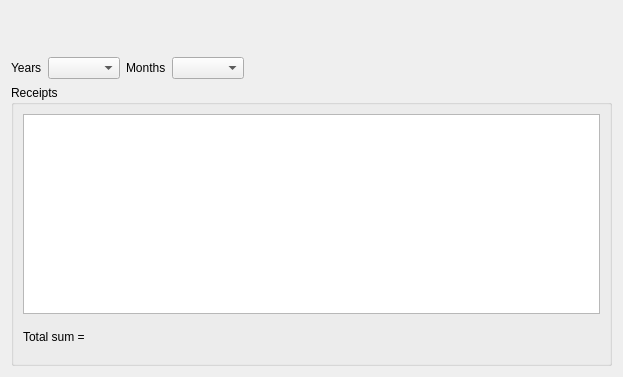
<?xml version="1.0" encoding="UTF-8"?>
<ui version="4.0">
 <class>Account::LedgerViewerWidget</class>
 <widget class="QWidget" name="Account::LedgerViewerWidget">
  <property name="geometry">
   <rect>
    <x>0</x>
    <y>0</y>
    <width>623</width>
    <height>377</height>
   </rect>
  </property>
  <property name="windowTitle">
   <string>Ledger</string>
  </property>
  <layout class="QGridLayout" name="gridLayout_3">
   <item row="0" column="0">
    <layout class="QGridLayout" name="gridLayout_2">
     <item row="0" column="0" colspan="6">
      <widget class="QFrame" name="menuFrame">
       <property name="minimumSize">
        <size>
         <width>0</width>
         <height>40</height>
        </size>
       </property>
       <property name="maximumSize">
        <size>
         <width>16777215</width>
         <height>40</height>
        </size>
       </property>
       <property name="frameShape">
        <enum>QFrame::NoFrame</enum>
       </property>
       <property name="frameShadow">
        <enum>QFrame::Raised</enum>
       </property>
       <widget class="QWidget" name="horizontalLayoutWidget">
        <property name="geometry">
         <rect>
          <x>10</x>
          <y>0</y>
          <width>361</width>
          <height>31</height>
         </rect>
        </property>
        <layout class="QHBoxLayout" name="menuHorizontalLayout">
         <property name="sizeConstraint">
          <enum>QLayout::SetMaximumSize</enum>
         </property>
        </layout>
       </widget>
      </widget>
     </item>
     <item row="1" column="0">
      <widget class="QLabel" name="yearsLabel">
       <property name="text">
        <string>Years</string>
       </property>
       <property name="wordWrap">
        <bool>true</bool>
       </property>
       <property name="buddy">
        <cstring>yearsComboBox</cstring>
       </property>
      </widget>
     </item>
     <item row="1" column="1">
      <widget class="QComboBox" name="yearsComboBox"/>
     </item>
     <item row="1" column="2">
      <widget class="QLabel" name="monthsLabel">
       <property name="text">
        <string>Months</string>
       </property>
       <property name="wordWrap">
        <bool>true</bool>
       </property>
       <property name="buddy">
        <cstring>monthsComboBox</cstring>
       </property>
      </widget>
     </item>
     <item row="2" column="0" colspan="6">
      <widget class="QGroupBox" name="receiptsGroupBox">
       <property name="minimumSize">
        <size>
         <width>0</width>
         <height>275</height>
        </size>
       </property>
       <property name="title">
        <string>Receipts</string>
       </property>
       <layout class="QGridLayout" name="gridLayout">
        <item row="0" column="0">
         <widget class="QTableView" name="tableView">
          <property name="sizePolicy">
           <sizepolicy hsizetype="Preferred" vsizetype="Preferred">
            <horstretch>0</horstretch>
            <verstretch>0</verstretch>
           </sizepolicy>
          </property>
          <property name="minimumSize">
           <size>
            <width>0</width>
            <height>200</height>
           </size>
          </property>
         </widget>
        </item>
        <item row="1" column="0">
         <widget class="QLabel" name="sumLabel">
          <property name="maximumSize">
           <size>
            <width>16777215</width>
            <height>40</height>
           </size>
          </property>
          <property name="text">
           <string>Total sum = </string>
          </property>
         </widget>
        </item>
       </layout>
      </widget>
     </item>
     <item row="1" column="4">
      <spacer name="horizontalSpacer">
       <property name="orientation">
        <enum>Qt::Horizontal</enum>
       </property>
       <property name="sizeHint" stdset="0">
        <size>
         <width>40</width>
         <height>20</height>
        </size>
       </property>
      </spacer>
     </item>
     <item row="1" column="3">
      <widget class="QComboBox" name="monthsComboBox"/>
     </item>
    </layout>
   </item>
  </layout>
 </widget>
 <resources/>
 <connections/>
</ui>
